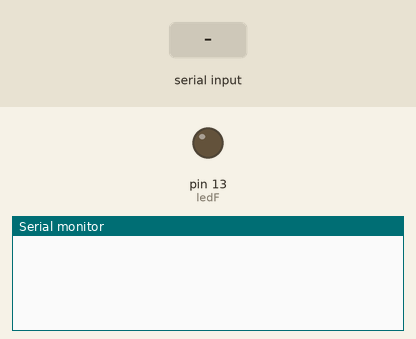
Simulated run of this sketch. Board: Arduino Uno, built with avr-gcc and run on an emulated ATmega328P. Shown: output pins drawn as LEDs (lit = HIGH), the last lines printed to the serial monitor. The test bench sets the inputs (shaded band).

Above: at 1.2 s.
1.3 s: "T" received over Serial
At 1.7 s:
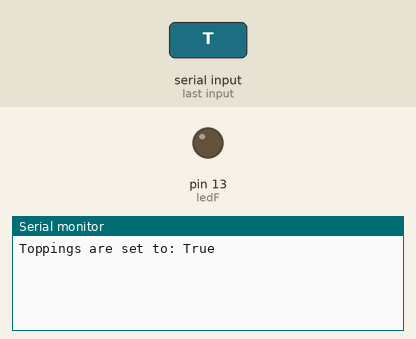
2.8 s: "F" received over Serial
At 4.0 s:
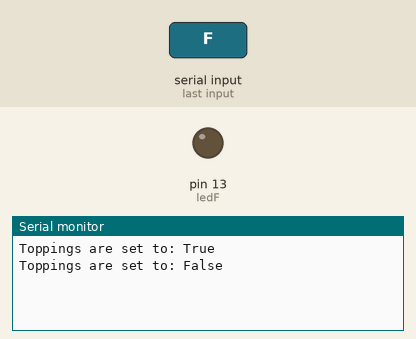
4.3 s: "S" received over Serial
At 5.2 s:
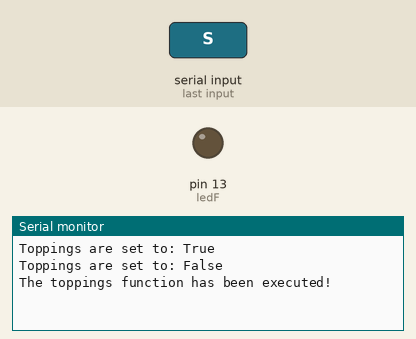

Measured:
- after the input at 1.3 s, the serial monitor: prints a new line at once (image 1)
- after the input at 2.8 s, the serial monitor: prints a new line at once (image 2)
- after the input at 4.3 s, the serial monitor: prints a new line at once (image 3)

The sketch:

BluetoothProgramV.alpha.ino
```cpp
boolean isToppings;
int val;
int ledF = 13;

void setup()
{
  Serial.begin(9600);
  pinMode(ledF, OUTPUT);


}
void loop()
{
  if (Serial.available()) {
    val = Serial.read();
    switch (val) {
      case 'T':
        isToppings = true;
        Serial.println("Toppings are set to: True" );
        break;
      case 'F':
        isToppings = false;
        Serial.println("Toppings are set to: False" );
        break;
      case 'S':
        toppingsFunction();
        break;
      case 's':
        cuttingFunction();
        break;
    }
  }
}

void toppingsFunction() {
  Serial.println("The toppings function has been executed!");
}

void cuttingFunction() {
  Serial.println("The cutting function has been executed!");
}
```
